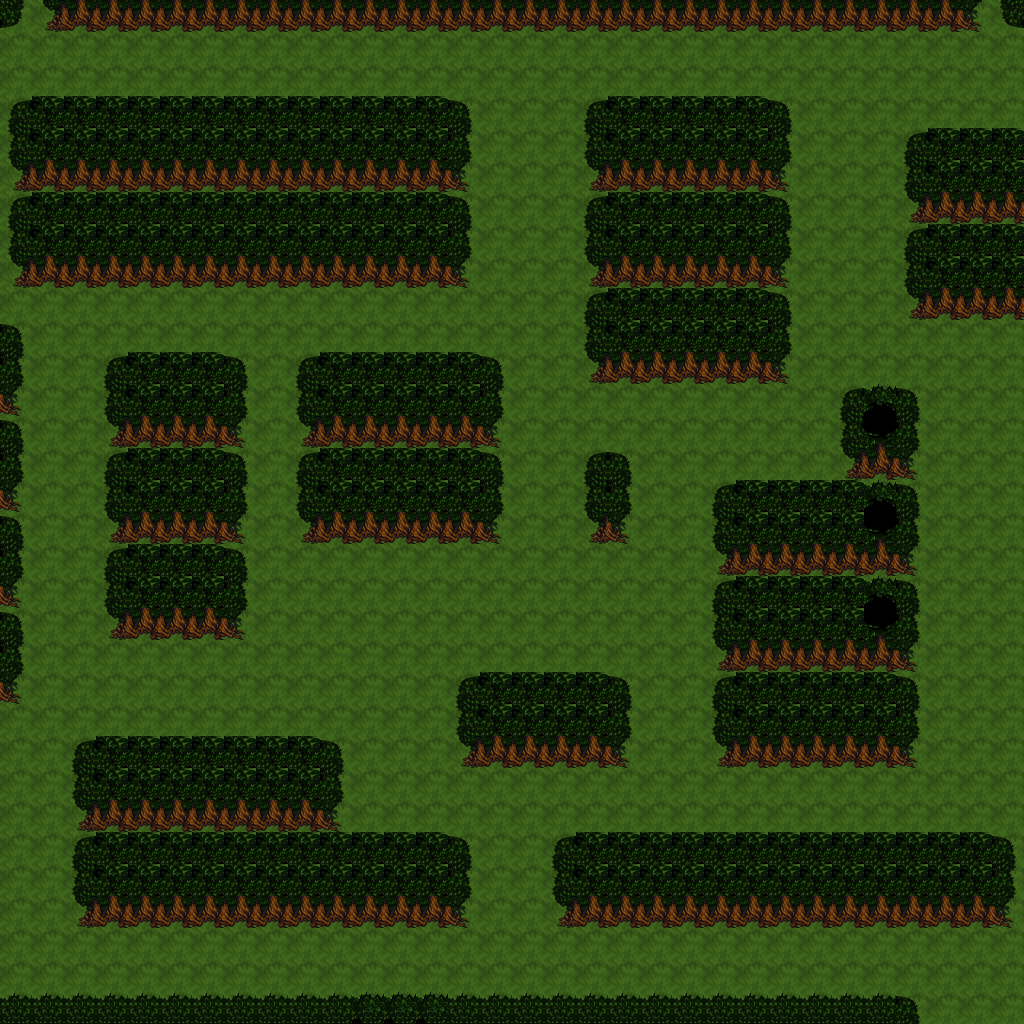

A 2D game scene composited from a Tiled map and its tileset images. What follows is a short description and the map's XML, with every tile layer's data as written:
An orthogonal 32x32 tile map with 32x32 px tiles, 2 tile layers (Grass, Obstacles).

<map version="1.2" tiledversion="1.3.4" orientation="orthogonal" renderorder="right-down" width="32" height="32" tilewidth="32" tileheight="32" infinite="0" nextlayerid="3" nextobjectid="1">
 <editorsettings>
  <chunksize width="32" height="32" />
  <export target="../../../RPG-game/assets/images/map/dark_forest.json" format="json" />
 </editorsettings>
 <tileset firstgid="1" name="forest_tileset-32x32" tilewidth="32" tileheight="32" tilecount="28" columns="7">
  <image source="../../../RPG-game/assets/images/map/forest_tileset-32x32.png" width="224" height="128" />
 </tileset>
 <layer id="1" name="Grass" width="32" height="32" opacity="0.99">
  <data encoding="csv">
22,22,22,22,22,22,22,22,22,22,22,22,22,22,22,22,22,22,22,22,22,22,22,22,22,22,22,22,22,22,22,22,
22,22,22,22,22,22,22,22,22,22,22,22,22,22,22,22,22,22,22,22,22,22,22,22,22,22,22,22,22,22,22,22,
22,22,22,22,22,22,22,22,22,22,22,22,22,22,22,22,22,22,22,22,22,22,22,22,22,22,22,22,22,22,22,22,
22,22,22,22,22,22,22,22,22,22,22,22,22,22,22,22,22,22,22,22,22,22,22,22,22,22,22,22,22,22,22,22,
22,22,22,22,22,22,22,22,22,22,22,22,22,22,22,22,22,22,22,22,22,22,22,22,22,22,22,22,22,22,22,22,
22,22,22,22,22,22,22,22,22,22,22,22,22,22,22,22,22,22,22,22,22,22,22,22,22,22,22,22,22,22,22,22,
22,22,22,22,22,22,22,22,22,22,22,22,22,22,22,22,22,22,22,22,22,22,22,22,22,22,22,22,22,22,22,22,
22,22,22,22,22,22,22,22,22,22,22,22,22,22,22,22,22,22,22,22,22,22,22,22,22,22,22,22,22,22,22,22,
22,22,22,22,22,22,22,22,22,22,22,22,22,22,22,22,22,22,22,22,22,22,22,22,22,22,22,22,22,22,22,22,
22,22,22,22,22,22,22,22,22,22,22,22,22,22,22,22,22,22,22,22,22,22,22,22,22,22,22,22,22,22,22,22,
22,22,22,22,22,22,22,22,22,22,22,22,22,22,22,22,22,22,22,22,22,22,22,22,22,22,22,22,22,22,22,22,
22,22,22,22,22,22,22,22,22,22,22,22,22,22,22,22,22,22,22,22,22,22,22,22,22,22,22,22,22,22,22,22,
22,22,22,22,22,22,22,22,22,22,22,22,22,22,22,22,22,22,22,22,22,22,22,22,22,22,22,22,22,22,22,22,
22,22,22,22,22,22,22,22,22,22,22,22,22,22,22,22,22,22,22,22,22,22,22,22,22,22,22,22,22,22,22,22,
22,22,22,22,22,22,22,22,22,22,22,22,22,22,22,22,22,22,22,22,22,22,22,22,22,22,22,22,22,22,22,22,
22,22,22,22,22,22,22,22,22,22,22,22,22,22,22,22,22,22,22,22,22,22,22,22,22,22,22,22,22,22,22,22,
22,22,22,22,22,22,22,22,22,22,22,22,22,22,22,22,22,22,22,22,22,22,22,22,22,22,22,22,22,22,22,22,
22,22,22,22,22,22,22,22,22,22,22,22,22,22,22,22,22,22,22,22,22,22,22,22,22,22,22,22,22,22,22,22,
22,22,22,22,22,22,22,22,22,22,22,22,22,22,22,22,22,22,22,22,22,22,22,22,22,22,22,22,22,22,22,22,
22,22,22,22,22,22,22,22,22,22,22,22,22,22,22,22,22,22,22,22,22,22,22,22,22,22,22,22,22,22,22,22,
22,22,22,22,22,22,22,22,22,22,22,22,22,22,22,22,22,22,22,22,22,22,22,22,22,22,22,22,22,22,22,22,
22,22,22,22,22,22,22,22,22,22,22,22,22,22,22,22,22,22,22,22,22,22,22,22,22,22,22,22,22,22,22,22,
22,22,22,22,22,22,22,22,22,22,22,22,22,22,22,22,22,22,22,22,22,22,22,22,22,22,22,22,22,22,22,22,
22,22,22,22,22,22,22,22,22,22,22,22,22,22,22,22,22,22,22,22,22,22,22,22,22,22,22,22,22,22,22,22,
22,22,22,22,22,22,22,22,22,22,22,22,22,22,22,22,22,22,22,22,22,22,22,22,22,22,22,22,22,22,22,22,
22,22,22,22,22,22,22,22,22,22,22,22,22,22,22,22,22,22,22,22,22,22,22,22,22,22,22,22,22,22,22,22,
22,22,22,22,22,22,22,22,22,22,22,22,22,22,22,22,22,22,22,22,22,22,22,22,22,22,22,22,22,22,22,22,
22,22,22,22,22,22,22,22,22,22,22,22,22,22,22,22,22,22,22,22,22,22,22,22,22,22,22,22,22,22,22,22,
22,22,22,22,22,22,22,22,22,22,22,22,22,22,22,22,22,22,22,22,22,22,22,22,22,22,22,22,22,22,22,22,
22,22,22,22,22,22,22,22,22,22,22,22,22,22,22,22,22,22,22,22,22,22,22,22,22,22,22,22,22,22,22,22,
22,22,22,22,22,22,22,22,22,22,22,22,22,22,22,22,22,22,22,22,22,22,22,22,22,22,22,22,22,22,22,22,
22,22,22,22,22,22,22,22,22,22,22,22,22,22,22,22,22,22,22,22,22,22,22,22,22,22,22,22,22,22,22,22
</data>
 </layer>
 <layer id="2" name="Obstacles" width="32" height="32">
  <properties>
   <property name="collide" type="bool" value="true" />
  </properties>
  <data encoding="csv">
3221225473,15,16,16,16,16,16,16,16,16,16,16,16,16,16,16,16,16,16,16,16,16,16,16,16,16,16,16,16,16,17,1073741825,
0,0,0,0,0,0,0,0,0,0,0,0,0,0,0,0,0,0,0,0,0,0,0,0,0,0,0,0,0,0,0,0,
0,0,0,0,0,0,0,0,0,0,0,0,0,0,0,0,0,0,0,0,0,0,0,0,0,0,0,0,0,0,0,0,
1,14,14,14,14,14,14,14,14,14,14,14,14,14,3,0,0,0,1,14,14,14,14,14,3,0,0,0,0,0,0,0,
8,14,14,14,14,14,14,14,14,14,14,14,14,14,10,0,0,0,8,14,14,14,14,14,10,0,0,0,1,14,14,14,
15,16,16,16,16,16,16,16,16,16,16,16,16,16,17,0,0,0,15,16,16,16,16,16,17,0,0,0,8,14,14,14,
1,14,14,14,14,14,14,14,14,14,14,14,14,14,3,0,0,0,1,14,14,14,14,14,3,0,0,0,15,16,16,16,
8,14,14,14,14,14,14,14,14,14,14,14,14,14,10,0,0,0,8,14,14,14,14,14,10,0,0,0,1,14,14,14,
15,16,16,16,16,16,16,16,16,16,16,16,16,16,17,0,0,0,15,16,16,16,16,16,17,0,0,0,8,14,14,14,
0,0,0,0,0,0,0,0,0,0,0,0,0,0,0,0,0,0,1,14,14,14,14,14,3,0,0,0,15,16,16,16,
3,0,0,0,0,0,0,0,0,0,0,0,0,0,0,0,0,0,8,14,14,14,14,14,10,0,0,0,0,0,0,0,
10,0,0,1,14,14,14,3,0,1,14,14,14,14,14,3,0,0,15,16,16,16,16,16,17,0,0,0,0,0,0,0,
17,0,0,8,14,14,14,10,0,8,14,14,14,14,14,10,0,0,0,0,0,0,0,0,0,0,1,2,3,0,0,0,
3,0,0,15,16,16,16,17,0,15,16,16,16,16,16,17,0,0,0,0,0,0,0,0,0,0,8,9,10,0,0,0,
10,0,0,1,14,14,14,3,0,1,14,14,14,14,14,3,0,0,1,3,0,0,0,0,0,0,15,16,17,0,0,0,
17,0,0,8,14,14,14,10,0,8,14,14,14,14,14,10,0,0,8,10,0,0,1,14,14,14,14,2,3,0,0,0,
3,0,0,15,16,16,16,17,0,15,16,16,16,16,16,17,0,0,15,17,0,0,8,14,14,14,14,9,10,0,0,0,
10,0,0,1,14,14,14,3,0,0,0,0,0,0,0,0,0,0,0,0,0,0,15,16,16,16,16,16,17,0,0,0,
17,0,0,8,14,14,14,10,0,0,0,0,0,0,0,0,0,0,0,0,0,0,1,14,14,14,14,2,3,0,0,0,
3,0,0,15,16,16,16,17,0,0,0,0,0,0,0,0,0,0,0,0,0,0,8,14,14,14,14,9,10,0,0,0,
10,0,0,0,0,0,0,0,0,0,22,0,0,0,0,0,0,0,0,0,0,0,15,16,16,16,16,16,17,0,0,0,
17,0,0,0,0,0,0,0,0,0,0,0,0,0,1,14,14,14,14,3,0,0,1,14,14,14,14,14,3,0,0,0,
0,0,0,0,0,0,0,0,0,0,0,0,0,0,8,14,14,14,14,10,0,0,8,14,14,14,14,14,10,0,0,0,
0,0,1,14,14,14,14,14,14,14,3,0,0,0,15,16,16,16,16,17,0,0,15,16,16,16,16,16,17,0,0,0,
0,0,8,14,14,14,14,14,14,14,10,0,0,0,0,0,0,0,0,0,0,0,0,0,0,0,0,0,0,0,0,0,
0,0,15,16,16,16,16,16,16,16,17,0,0,0,0,0,0,0,0,0,0,0,0,0,0,0,0,0,0,0,0,0,
0,0,1,14,14,14,14,14,14,14,14,14,14,14,3,0,0,1,14,14,14,14,14,14,14,14,14,14,14,14,14,3,
0,0,8,14,14,14,14,14,14,14,14,14,14,14,10,0,0,8,14,14,14,14,14,14,14,14,14,14,14,14,14,10,
0,0,15,16,16,16,16,16,16,16,16,16,16,16,17,0,0,15,16,16,16,16,16,16,16,16,16,16,16,16,16,17,
0,0,0,0,0,0,0,0,0,0,0,0,0,0,0,0,0,0,0,0,0,0,0,0,0,0,0,0,0,0,0,0,
0,0,0,0,0,0,0,0,0,0,0,0,0,0,0,0,0,0,0,0,0,0,0,0,0,0,0,0,0,0,0,0,
20,20,20,20,20,20,20,20,20,20,20,21,21,21,20,20,20,20,20,20,20,20,20,20,20,20,20,20,3,0,0,0
</data>
 </layer>
</map>
